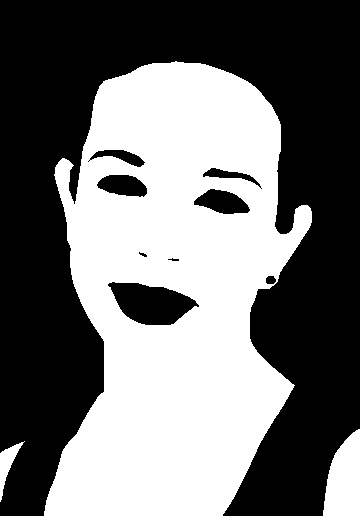
#> input picture BaseImageUCD/Ground_Truth/GroundT_FacePhoto/06Apr03Face.png, 360 x 516 px, given in place of 06Apr03Face.jpg, which was not available
$ python thirdSketch.py   (Python 2 division)
#> lines starting #> are read from the running program, lines starting #| are printed output that depends on the picture; after the words box and inside, x2 and y2 are one past the last pixel; in counts of white or black regions, pixels touching at a corner belong together; pictures that were not available may be replaced by others from this repository, and a replacement may not be noted
import numpy as np
import csv
from matplotlib import pyplot as plt
import cv2
from mpl_toolkits.mplot3d import Axes3D
import sys
img=0
mask=0

def loadImage(src):
#> called with src = '06Apr03Face.jpg'
    global img
    img=cv2.imread('BaseImageUCD/Pratheepan_Dataset/FacePhoto/'+src ,1)
#> img is the input picture: shape (516, 360, 3); 44.6% white; 3 white regions, box (x1, y1, x2, y2) and area: (44, 61, 312, 516) 79900, (323, 429, 360, 516) 2401, (0, 441, 25, 502) 491
    img.astype(np.uint8)
    cv2.imshow('image',img)


def loadMask(src):
#> called with src = '06Apr03Face.png'
    global mask
    mask=cv2.imread('BaseImageUCD/Ground_Truth/GroundT_FacePhoto/'+src ,1)
    mask.astype(np.uint8)
    mask=cv2.cvtColor(mask, cv2.COLOR_BGR2GRAY)
    cv2.imshow('image',mask)

def classifyPixel(x,y):
    R=img[x,y][2]
    B=img[x,y][0]
    G=img[x,y][1]
    if(R>95 and G>40 and B>20 and (max(R,G,B)-min(R,G,B))>15 and abs(R-G)>15 and R>G and R>B):
        return [255,255,255]
    else:
        return [0,0,0]


if __name__ =='__main__':
    loadImage ('06Apr03Face.jpg')
    loadMask('06Apr03Face.png')
    imgHeight=img.shape[0]
#> imgHeight = 516
    imgWidth=img.shape[1]
#> imgWidth = 360
    print "The image width is %d." % imgWidth
#| The image width is 360.
    print "The image height is %d." % imgHeight
#| The image height is 516.
    print "it has %d channels" % img.shape[2]
#| it has 3 channels
    if(img.shape[2]<3):
                    print "not enough channel to work on, try RGB images"
                    sys.exit()
    """blank_image =np.zeros((imgHeight, imgWidth, 3), np.uint8)
    for x in range(0, imgHeight):
            for y in range(0,imgWidth):
                    blank_image[x,y]=classifyPixel(x,y)

    cv2.imwrite('output.jpg',blank_image)
    """
    """
    here the faces
    """

    hist_fullLABF = cv2.calcHist([cv2.cvtColor(img, cv2.COLOR_BGR2LAB)],[1,2],mask,[32,32],[0,256,0,256])*100000/(imgWidth*imgHeight)
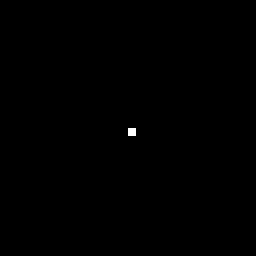
#> hist_fullLABF: shape (32, 32) float64 (shown 8 times larger); values 0 (black) and 44569.3 (white), 0.1% white in thin lines or dots, all inside (x1, y1, x2, y2) = (16, 16, 17, 17)
    hist_fullRGBF = cv2.calcHist([img],[1,2],mask,[32,32],[0,256,0,256])*100000/(imgWidth*imgHeight)
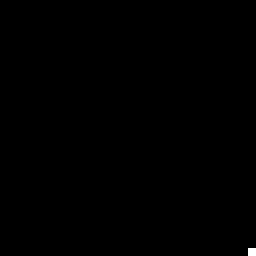
#> hist_fullRGBF: shape (32, 32) float64 (shown 8 times larger); values 0 (black) and 44569.3 (white), 0.1% white in thin lines or dots, all inside (x1, y1, x2, y2) = (31, 31, 32, 32)
    hist_fullHSVF = cv2.calcHist([cv2.cvtColor(img, cv2.COLOR_BGR2HSV)],[0,1],mask,[32,32],[0,256,0,256])*100000/(imgWidth*imgHeight)
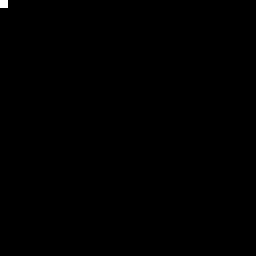
#> hist_fullHSVF: shape (32, 32) float64 (shown 8 times larger); values 0 (black) and 44569.3 (white), 0.1% white in thin lines or dots, all inside (x1, y1, x2, y2) = (0, 0, 1, 1)
    """
    here the rest
    """

    hist_fullLABR = cv2.calcHist([cv2.cvtColor(img, cv2.COLOR_BGR2LAB)],[1,2],255-mask,[32,32],[0,256,0,256])*100000/(imgWidth*imgHeight)
    hist_fullRGBR = cv2.calcHist([img],[1,2],255-mask,[32,32],[0,256,0,256])*100000/(imgWidth*imgHeight)
    hist_fullHSVR = cv2.calcHist([cv2.cvtColor(img, cv2.COLOR_BGR2HSV)],[0,1],255-mask,[32,32],[0,256,0,256])*100000/(imgWidth*imgHeight)
    fig = plt.figure()
    ax = fig.add_subplot(111, projection='3d')
    for x in range (0,32):
        for y in range (0,32):
            xs = x
            ys = y
            zs = hist_fullHSVR[x][y]
            ax.scatter(xs, ys, zs)
    plt.show()
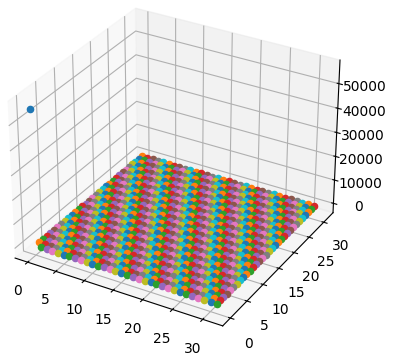
#> figure drawn by matplotlib, 1 panel


    with open('Hist/RGBFaces.csv', 'w') as fp:
        a = csv.writer(fp, delimiter=',')
        data = hist_fullRGBF
        a.writerows(data)
    with open('Hist/HSVFaces.csv', 'w') as fp:
        a = csv.writer(fp, delimiter=',')
        data = hist_fullHSVF
        a.writerows(data)
    with open('Hist/LABFaces.csv', 'w') as fp:
        a = csv.writer(fp, delimiter=',')
        data = hist_fullLABF
        a.writerows(data)
    with open('Hist/RGBRest.csv', 'w') as fp:
        a = csv.writer(fp, delimiter=',')
        data = hist_fullRGBR
        a.writerows(data)
    with open('Hist/HSVRest.csv', 'w') as fp:
        a = csv.writer(fp, delimiter=',')
        data = hist_fullHSVR
        a.writerows(data)
    with open('Hist/LABRest.csv', 'w') as fp:
        a = csv.writer(fp, delimiter=',')
        data = hist_fullLABR
        a.writerows(data)
        plt.show()
